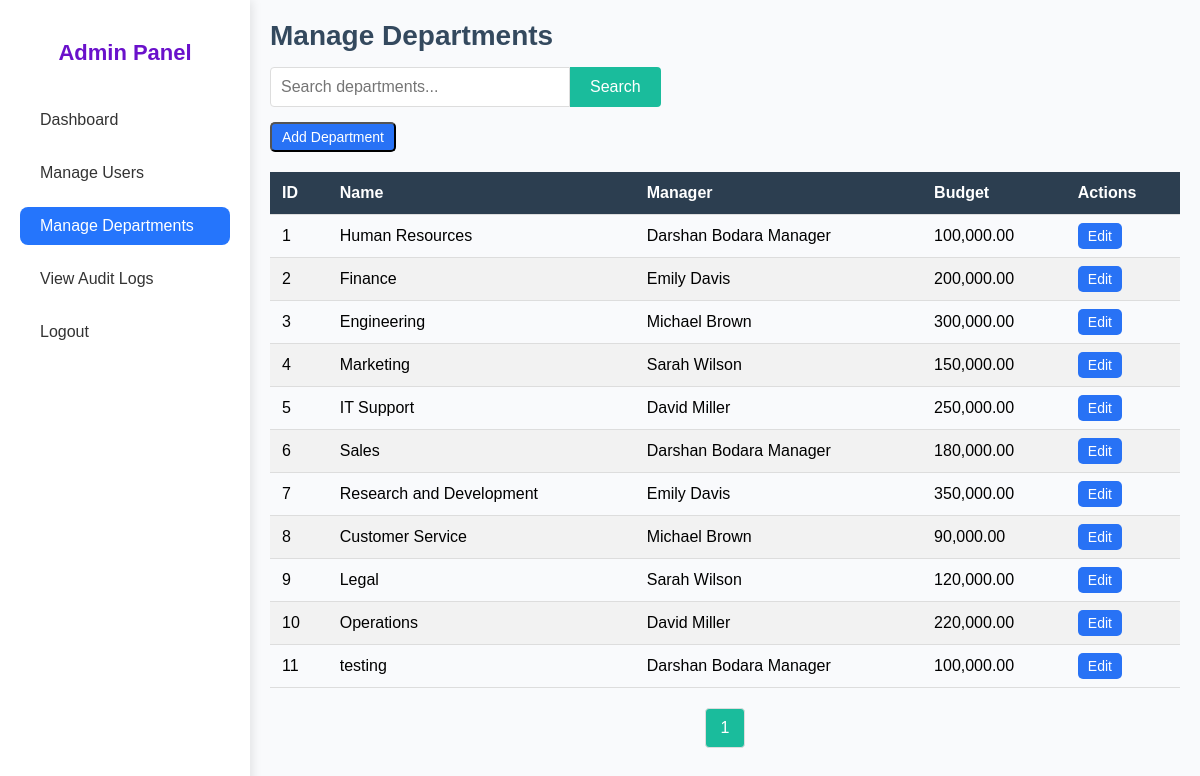
/manage_departments.php (signed in), run on the app's committed database.
### tables this page shows
CREATE TABLE `department` (
  `department_id` int(11) NOT NULL,
  `department_name` varchar(50) NOT NULL,
  `manager_id` int(11) DEFAULT NULL,
  `budget` decimal(10,2) DEFAULT 0.00
);

### manage_departments.php (the view, shortened to what this page needs)
<?php
require_once 'db_connection.php';
$itemsPerPage = 20;
$page = isset($_GET['page']) ? (int)$_GET['page'] : 1;
$offset = ($page - 1) * $itemsPerPage;
$search = isset($_GET['search']) ? $conn->real_escape_string($_GET['search']) : '';
$departmentsQuery = "
    SELECT
        d.department_id,
        d.department_name,
        d.budget,
        CONCAT(e.first_name, ' ', e.last_name) AS manager_name
    FROM department d
    LEFT JOIN employee e ON d.manager_id = e.employee_id
    WHERE d.department_name LIKE '%$search%'
    LIMIT $itemsPerPage OFFSET $offset";
$departmentsResult = $conn->query($departmentsQuery);
$totalDepartmentsQuery = "SELECT COUNT(*) AS total FROM department WHERE department_name LIKE '%$search%'";
$totalDepartmentsResult = $conn->query($totalDepartmentsQuery);
$totalDepartments = $totalDepartmentsResult->fetch_assoc()['total'];
$totalPages = ceil($totalDepartments / $itemsPerPage);
?>
<!DOCTYPE html>
<html lang="en">
<head>
    <link rel="stylesheet" href="styles/sidebar.css">
    <link rel="stylesheet" href="styles/manage_users.css">
    <link rel="stylesheet" href="styles/modal.css">
</head>
<body>
    <div class="container">
        <aside class="sidebar">
            <h2>Admin Panel</h2>
            <ul>
                <li><a href="admin_dashboard.php">Dashboard</a></li>
                <li><a href="manage_users.php">Manage Users</a></li>
                <li><a href="manage_departments.php" class="active">Manage Departments</a></li>
                <li><a href="audit_logs.php">View Audit Logs</a></li>
                <li><a href="logout.php">Logout</a></li>
            </ul>
        </aside>
        <main class="main-content">
            <header>
                <h1>Manage Departments</h1>
                <form method="GET" class="search-form">
                    <input type="text" name="search" value="<?php echo htmlspecialchars($search); ?>" placeholder="Search departments...">
                    <button type="submit" class="btn">Search</button>
                </form>
                <button class="btn add-btn" onclick="openModal()">Add Department</button>
            </header>
            <section>
                <table>
                    <thead>
                        <tr>
                            <th>ID</th>
                            <th>Name</th>
                            <th>Manager</th>
                            <th>Budget</th>
                            <th>Actions</th>
                        </tr>
                    </thead>
                    <tbody>
                        <?php if ($departmentsResult->num_rows > 0): ?>
                            <?php while ($row = $departmentsResult->fetch_assoc()): ?>
                                <tr>
                                    <td><?php echo $row['department_id']; ?></td>
                                    <td><?php echo $row['department_name']; ?></td>
                                    <td><?php echo $row['manager_name'] ?: 'No Manager'; ?></td>
                                    <td><?php echo number_format($row['budget'], 2); ?></td>
                                    <td>
                                        <a href="edit_department.php?id=<?php echo $row['department_id']; ?>" class="btn edit">Edit</a>
                                    </td>
                                </tr>
                            <?php endwhile; ?>
                        <?php else: ?>
                            <tr>
                                <td colspan="5">No departments found.</td>
                            </tr>
                        <?php endif; ?>
                    </tbody>
                </table>
                <div class="pagination">
                    <?php for ($i = 1; $i <= $totalPages; $i++): ?>
                        <a href="?page=<?php echo $i; ?>&search=<?php echo urlencode($search); ?>" class="<?php echo $i == $page ? 'active' : ''; ?>"><?php echo $i; ?></a>
                    <?php endfor; ?>
                </div>
            </section>
        </main>
    </div>
</body>
</html>

### styles/sidebar.css (style rules this page uses)
.sidebar { background: #fff; width: 250px; min-height: 100vh; display: flex; flex-direction: column; box-shadow: 2px 0 10px rgba(0, 0, 0, 0.1); z-index: 1000; padding: 20px; position: relative; }
.sidebar h2 { font-size: 22px; color: #6a11cb; text-align: center; margin: 20px 0; font-weight: bold; }
.sidebar ul { list-style: none; padding: 0; }
.sidebar ul li { margin: 15px 0; }
.sidebar ul li a { text-decoration: none; color: #333; font-size: 16px; padding: 10px 20px; display: block; border-radius: 8px; transition: all 0.3s; font-weight: 500; }
.sidebar ul li a.active { background-color: #2575fc; color: #fff; }

### styles/manage_users.css (style rules this page uses)
* { margin: 0; padding: 0; box-sizing: border-box; }
body { font-family: 'Arial', sans-serif; background-color: #f9fafc; display: flex; height: 100vh; }
.container { display: flex; flex-direction: row; width: 100%; height: 100%; }
.main-content { flex: 1; padding: 20px; overflow-x: auto; }
header { margin-bottom: 20px; }
header h1 { font-size: 28px; color: #34495e; }
table { width: 100%; border-collapse: collapse; margin-top: 20px; }
table th, table td { padding: 12px; text-align: left; border-bottom: 1px solid #ddd; }
table th { background-color: #2c3e50; color: white; }
table tr:nth-child(even) { background-color: #f2f2f2; }
.btn { text-decoration: none; padding: 5px 10px; border-radius: 5px; color: white; background-color: #2872f5; font-size: 14px; transition: background-color 0.3s; }
.pagination { margin-top: 20px; display: flex; justify-content: center; gap: 10px; }
.pagination a { text-decoration: none; padding: 10px 15px; border-radius: 4px; background-color: #ecf0f1; color: #2c3e50; border: 1px solid #ddd; transition: all 0.3s; }
.pagination a.active { background-color: #1abc9c; color: white; pointer-events: none; }
header .search-form { display: flex; justify-content: flex-start; margin: 15px 0; }
header .search-form input { padding: 10px; font-size: 16px; border: 1px solid #ddd; border-radius: 4px 0 0 4px; width: 300px; }
header .search-form button { padding: 10px 20px; font-size: 16px; border: none; background-color: #1abc9c; color: white; border-radius: 0 4px 4px 0; cursor: pointer; transition: background-color 0.3s; }

### data on the page
department: department_id "1", department_name "Human Resources", manager_name "Darshan Bodara Manager", budget "100,000.00"
department: department_id "2", department_name "Finance", manager_name "Emily Davis", budget "200,000.00"
department: department_id "3", department_name "Engineering", manager_name "Michael Brown", budget "300,000.00"
department: department_id "4", department_name "Marketing", manager_name "Sarah Wilson", budget "150,000.00"
department: department_id "5", department_name "IT Support", manager_name "David Miller", budget "250,000.00"
department: department_id "6", department_name "Sales", manager_name "Darshan Bodara Manager", budget "180,000.00"
department: department_id "7", department_name "Research and Development", manager_name "Emily Davis", budget "350,000.00"
department: department_id "8", department_name "Customer Service", manager_name "Michael Brown", budget "90,000.00"
department: department_id "9", department_name "Legal", manager_name "Sarah Wilson", budget "120,000.00"
department: department_id "10", department_name "Operations", manager_name "David Miller", budget "220,000.00"
department: department_id "11", department_name "testing", manager_name "Darshan Bodara Manager", budget "100,000.00"
